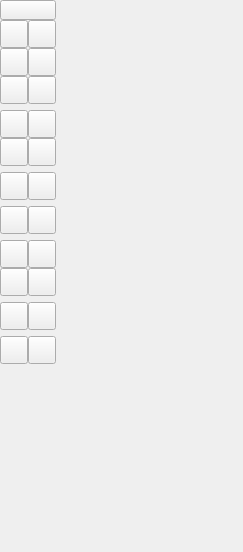
<ui version="4.0" >
 <author></author>
 <comment></comment>
 <exportmacro></exportmacro>
 <class>QG_CadToolBarModify</class>
 <widget class="QWidget" name="QG_CadToolBarModify" >
  <property name="geometry" >
   <rect>
    <x>0</x>
    <y>0</y>
    <width>243</width>
    <height>552</height>
   </rect>
  </property>
  <property name="minimumSize" >
   <size>
    <width>56</width>
    <height>336</height>
   </size>
  </property>
  <widget class="QToolButton" name="bBack" >
   <property name="geometry" >
    <rect>
     <x>0</x>
     <y>0</y>
     <width>56</width>
     <height>20</height>
    </rect>
   </property>
   <property name="iconSize" >
    <size>
     <width>18</width>
     <height>18</height>
    </size>
   </property>
  </widget>
  <widget class="QToolButton" name="bRotate" >
   <property name="geometry" >
    <rect>
     <x>28</x>
     <y>20</y>
     <width>28</width>
     <height>28</height>
    </rect>
   </property>
   <property name="iconSize" >
    <size>
     <width>18</width>
     <height>18</height>
    </size>
   </property>
  </widget>
  <widget class="QToolButton" name="bMirror" >
   <property name="geometry" >
    <rect>
     <x>28</x>
     <y>48</y>
     <width>28</width>
     <height>28</height>
    </rect>
   </property>
   <property name="iconSize" >
    <size>
     <width>18</width>
     <height>18</height>
    </size>
   </property>
  </widget>
  <widget class="QToolButton" name="bTrim2" >
   <property name="geometry" >
    <rect>
     <x>28</x>
     <y>110</y>
     <width>28</width>
     <height>28</height>
    </rect>
   </property>
   <property name="iconSize" >
    <size>
     <width>18</width>
     <height>18</height>
    </size>
   </property>
  </widget>
  <widget class="QToolButton" name="bScale" >
   <property name="geometry" >
    <rect>
     <x>0</x>
     <y>48</y>
     <width>28</width>
     <height>28</height>
    </rect>
   </property>
   <property name="iconSize" >
    <size>
     <width>18</width>
     <height>18</height>
    </size>
   </property>
  </widget>
  <widget class="QToolButton" name="bRotate2" >
   <property name="geometry" >
    <rect>
     <x>28</x>
     <y>76</y>
     <width>28</width>
     <height>28</height>
    </rect>
   </property>
   <property name="iconSize" >
    <size>
     <width>18</width>
     <height>18</height>
    </size>
   </property>
  </widget>
  <widget class="QToolButton" name="bMoveRotate" >
   <property name="geometry" >
    <rect>
     <x>0</x>
     <y>76</y>
     <width>28</width>
     <height>28</height>
    </rect>
   </property>
   <property name="iconSize" >
    <size>
     <width>18</width>
     <height>18</height>
    </size>
   </property>
  </widget>
  <widget class="QToolButton" name="bTrim" >
   <property name="geometry" >
    <rect>
     <x>0</x>
     <y>110</y>
     <width>28</width>
     <height>28</height>
    </rect>
   </property>
   <property name="iconSize" >
    <size>
     <width>18</width>
     <height>18</height>
    </size>
   </property>
  </widget>
  <widget class="QToolButton" name="bMove" >
   <property name="geometry" >
    <rect>
     <x>0</x>
     <y>20</y>
     <width>28</width>
     <height>28</height>
    </rect>
   </property>
   <property name="iconSize" >
    <size>
     <width>18</width>
     <height>18</height>
    </size>
   </property>
  </widget>
  <widget class="QToolButton" name="bTrimAmount" >
   <property name="geometry" >
    <rect>
     <x>0</x>
     <y>138</y>
     <width>28</width>
     <height>28</height>
    </rect>
   </property>
   <property name="iconSize" >
    <size>
     <width>18</width>
     <height>18</height>
    </size>
   </property>
  </widget>
  <widget class="QToolButton" name="bBevel" >
   <property name="geometry" >
    <rect>
     <x>0</x>
     <y>172</y>
     <width>28</width>
     <height>28</height>
    </rect>
   </property>
   <property name="iconSize" >
    <size>
     <width>18</width>
     <height>18</height>
    </size>
   </property>
  </widget>
  <widget class="QToolButton" name="bRound" >
   <property name="geometry" >
    <rect>
     <x>28</x>
     <y>172</y>
     <width>28</width>
     <height>28</height>
    </rect>
   </property>
   <property name="iconSize" >
    <size>
     <width>18</width>
     <height>18</height>
    </size>
   </property>
  </widget>
  <widget class="QToolButton" name="bCut" >
   <property name="geometry" >
    <rect>
     <x>0</x>
     <y>206</y>
     <width>28</width>
     <height>28</height>
    </rect>
   </property>
   <property name="iconSize" >
    <size>
     <width>18</width>
     <height>18</height>
    </size>
   </property>
  </widget>
  <widget class="QToolButton" name="bCut2" >
   <property name="geometry" >
    <rect>
     <x>28</x>
     <y>206</y>
     <width>28</width>
     <height>28</height>
    </rect>
   </property>
   <property name="iconSize" >
    <size>
     <width>18</width>
     <height>18</height>
    </size>
   </property>
  </widget>
  <widget class="QToolButton" name="bStretch" >
   <property name="geometry" >
    <rect>
     <x>28</x>
     <y>138</y>
     <width>28</width>
     <height>28</height>
    </rect>
   </property>
   <property name="iconSize" >
    <size>
     <width>18</width>
     <height>18</height>
    </size>
   </property>
  </widget>
  <widget class="QToolButton" name="bEntity" >
   <property name="geometry" >
    <rect>
     <x>0</x>
     <y>240</y>
     <width>28</width>
     <height>28</height>
    </rect>
   </property>
   <property name="iconSize" >
    <size>
     <width>18</width>
     <height>18</height>
    </size>
   </property>
  </widget>
  <widget class="QToolButton" name="bAttributes" >
   <property name="geometry" >
    <rect>
     <x>28</x>
     <y>240</y>
     <width>28</width>
     <height>28</height>
    </rect>
   </property>
   <property name="iconSize" >
    <size>
     <width>18</width>
     <height>18</height>
    </size>
   </property>
  </widget>
  <widget class="QToolButton" name="bDelete" >
   <property name="geometry" >
    <rect>
     <x>0</x>
     <y>268</y>
     <width>28</width>
     <height>28</height>
    </rect>
   </property>
   <property name="iconSize" >
    <size>
     <width>18</width>
     <height>18</height>
    </size>
   </property>
  </widget>
  <widget class="QToolButton" name="bExplode" >
   <property name="geometry" >
    <rect>
     <x>28</x>
     <y>268</y>
     <width>28</width>
     <height>28</height>
    </rect>
   </property>
   <property name="iconSize" >
    <size>
     <width>18</width>
     <height>18</height>
    </size>
   </property>
  </widget>
  <widget class="QToolButton" name="bExplodeText" >
   <property name="geometry" >
    <rect>
     <x>0</x>
     <y>302</y>
     <width>28</width>
     <height>28</height>
    </rect>
   </property>
   <property name="iconSize" >
    <size>
     <width>18</width>
     <height>18</height>
    </size>
   </property>
  </widget>
  <widget class="QToolButton" name="bEntityText" >
   <property name="geometry" >
    <rect>
     <x>28</x>
     <y>302</y>
     <width>28</width>
     <height>28</height>
    </rect>
   </property>
   <property name="iconSize" >
    <size>
     <width>18</width>
     <height>18</height>
    </size>
   </property>
  </widget>
  <widget class="QToolButton" name="bToFront" >
   <property name="geometry" >
    <rect>
     <x>0</x>
     <y>336</y>
     <width>28</width>
     <height>28</height>
    </rect>
   </property>
   <property name="iconSize" >
    <size>
     <width>18</width>
     <height>18</height>
    </size>
   </property>
  </widget>
  <widget class="QToolButton" name="bToBack" >
   <property name="geometry" >
    <rect>
     <x>28</x>
     <y>336</y>
     <width>28</width>
     <height>28</height>
    </rect>
   </property>
   <property name="iconSize" >
    <size>
     <width>18</width>
     <height>18</height>
    </size>
   </property>
  </widget>
 </widget>
 <pixmapfunction></pixmapfunction>
 <resources>
  <include location="../qcadguiqt.qrc" />
 </resources>
 <connections/>
</ui>
